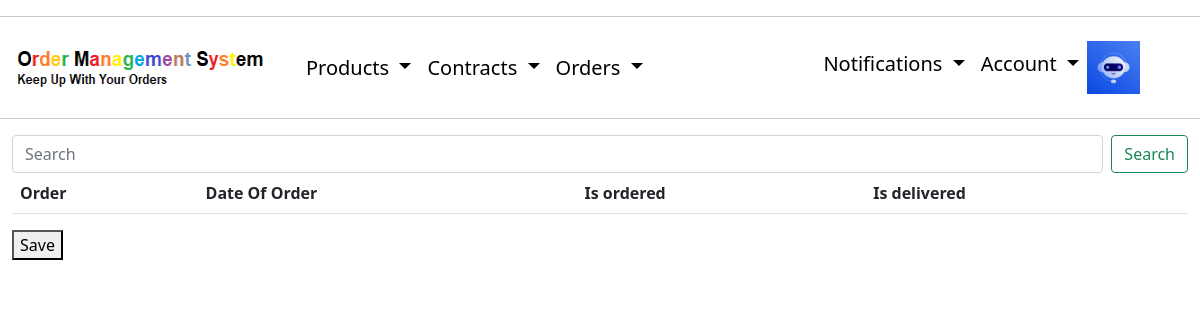
The page /orders/ (signed in) on the database as committed earlier.
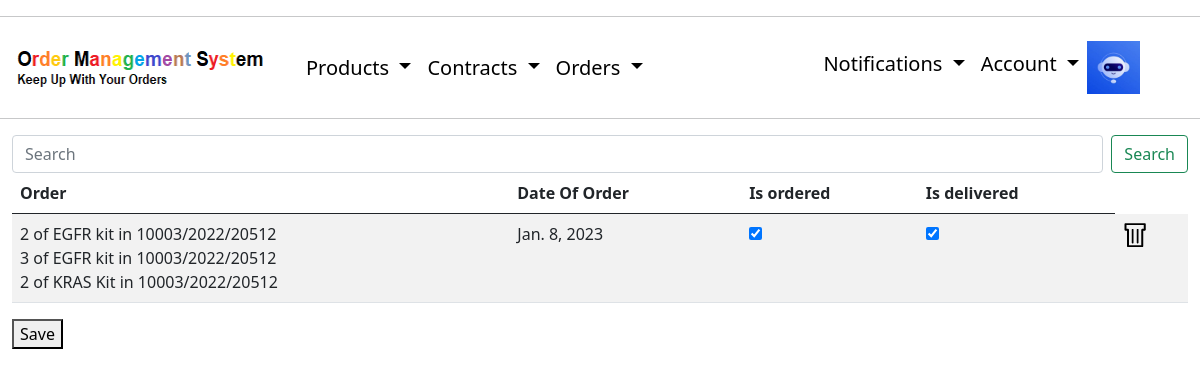
The same page on the database as committed later.
### layout/models.py (models this page shows, shortened)
class OrderProduct(models.Model):
    user = models.ForeignKey(User, on_delete=models.CASCADE)
    contract = models.ForeignKey(Contract, on_delete = models.CASCADE)
    product = models.ForeignKey(Product, on_delete=models.CASCADE)
    quantity = models.IntegerField(default=1)
    def __str__(self):
        return f"{self.quantity} of {self.product} in {self.contract}"

class Product(models.Model):
    name = models.CharField(max_length=100)
    catalog_number = models.CharField(max_length=100, default='0000')
    impuls_number = models.CharField(max_length=100,default='0000')
    producer = models.CharField(max_length=100)
    description = models.TextField()
    price = models.CharField(max_length=100)
    vat = models.CharField(max_length=100,default='%')
    author = models.ForeignKey(User, null=True, on_delete=models.SET_NULL)
    def __str__(self):
        return self.name

class Contract(models.Model):
    name = models.CharField(max_length=100)
    contractor = models.ForeignKey(Contractor, null=True, on_delete=models.SET_NULL)
    user_responsible = models.ForeignKey(User, null=True, on_delete=models.SET_NULL, related_name='user_reponsible')
    start_date = models.DateField()
    end_date = models.DateField()
    products = models.ManyToManyField(QuantifiedProduct)
    type_choises = (
        ('PUBLIC_AUCTION', 'Public Auction'),
        ('QUICK_TENDER', 'Quick Tender')
    )
    type = models.CharField(max_length=100, choices=type_choises)
    author = models.ForeignKey(User, null=True, on_delete=models.SET_NULL, related_name='author')
    email_sent = models.BooleanField(default = False)
    def __str__(self):
        return self.name

class Order(models.Model):
    contract = models.ForeignKey(Contract, null=True, on_delete=models.SET_NULL)
    ordered_products = models.ManyToManyField(OrderProduct)
    date_of_order = models.DateField(default=timezone.now)
    is_ordered = models.BooleanField('Is ordered', default = False)
    is_delivered = models.BooleanField('Is Ordered', default = False)
    author = models.ForeignKey(User, null=True, on_delete = models.SET_NULL)

### layout/views.py (the view, shortened to what this page needs)
# urls.py: path('orders/', OrderListView.as_view(), name = 'orders-list'),
class OrderListView(CompanyAndLoginRequiredMixin, ListView):
    model = Order
    template_name = 'layout/order_list.html'
    context_object_name = 'orders'
    def get_queryset(self):
        queryset = Order.objects.filter(author__profile__company = self.request.user.profile.company)
        return queryset

### layout/views.py (called while the page is built)
    def dispatch(self, request, *args, **kwargs):
        if not request.user.is_authenticated:
            messages.info(request, "You Have to login or create account first.")
            return redirect('login')
        elif not request.user.profile.company:
            messages.info(request, "You Have to login or create company first.")
            return redirect('create-company')
        return super().dispatch(request, *args, **kwargs)

### layout/templates/layout/order_list.html (shortened to what this page needs)
{% extends "layout/base.html" %}
{% block content %}
{% load static%}
<form class="d-flex" role="search">
    <input class="form-control me-2" type="search" placeholder="Search" aria-label="Search">
    <button class="btn btn-outline-success" type="submit">Search</button>
</form>
    <form method = "post" action = "">
        <table class="table table-striped table-hover">
            <thead>
                <tr>
                <th>Order</th>
                <th>Date Of Order</th>
                <th>Is ordered</th>
                <th>Is delivered</th>
                </tr>
            </thead>
                {% for order in orders %}
                    <td>
                        {% for product in order.ordered_products.all %}
                        <div>
                            {{ product }}
                        </div>
                        {% endfor %}
                    </td>
                    <td>{{ order.date_of_order }}</td>
                    {% if order.is_ordered == True %}
                    <td>
                        <input type="checkbox" name="is_ordered" value="{{order.id}}" checked>
                    </td>
                    {% else %}
                    <td>
                        <input type="checkbox" name="is_ordered" value="{{order.id}}" >
                    </td>
                    {% endif %}
                    {% if order.is_delivered == True %}
                    <td>
                        <input type="checkbox" name="is_delivered" value="{{order.id}}" checked>
                    </td>
                    {% else %}
                    <td>
                        <input type="checkbox" name="is_delivered" value="{{order.id}}" >
                    </td>
                    {% endif %}
                    <td>
                        <a href="{% url 'order-delete' order.id %}">
                            <img src="{% static 'layout/data/recycle-bin-3105.png' %}">
                        </a>
                    </td>
                {% endfor %}
        </table>
        <button type = "submit" name = "save" value = "save">Save</button>
    </form>
{% endblock content %}

Rows that differ between the two databases and show on the page:
added Order: date_of_order "Jan. 8, 2023"
added OrderProduct: quantity+product+contract "2 of EGFR kit in 10003/2022/20512"
added OrderProduct: quantity+product+contract "3 of EGFR kit in 10003/2022/20512"
added OrderProduct: quantity+product+contract "2 of KRAS Kit in 10003/2022/20512"
